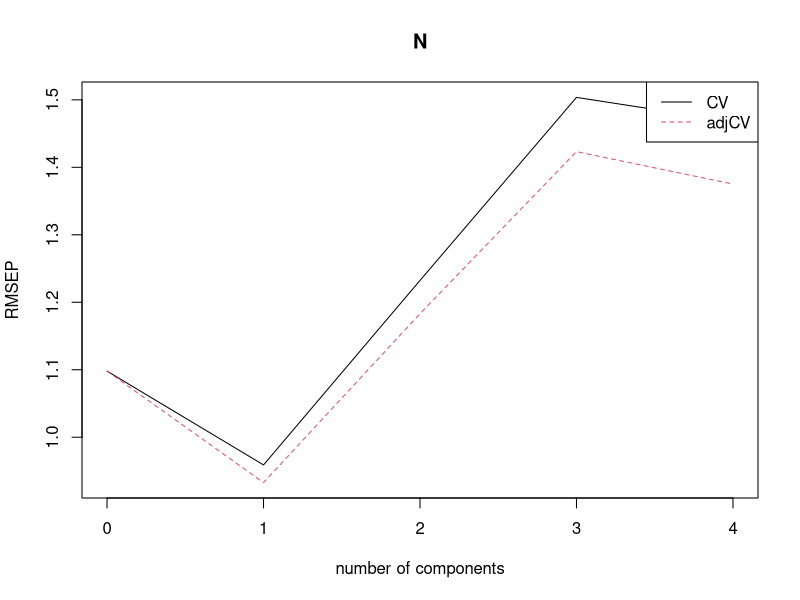
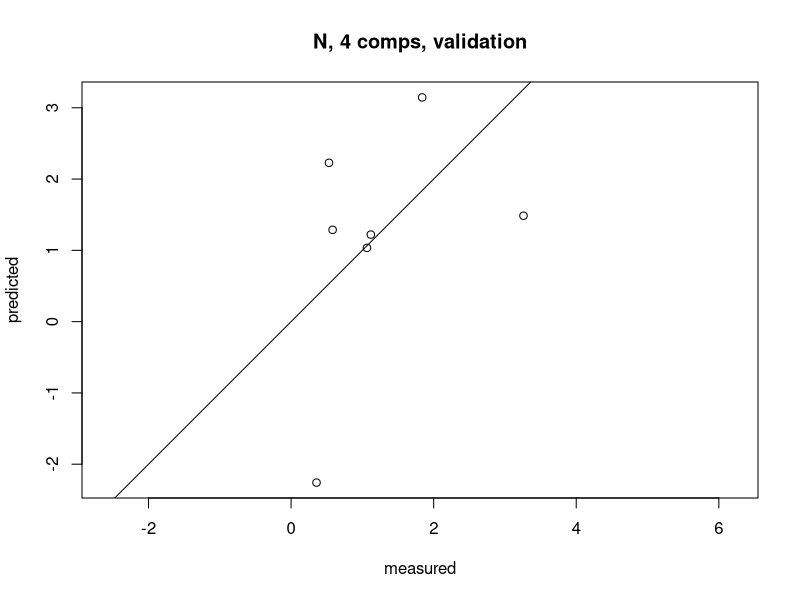
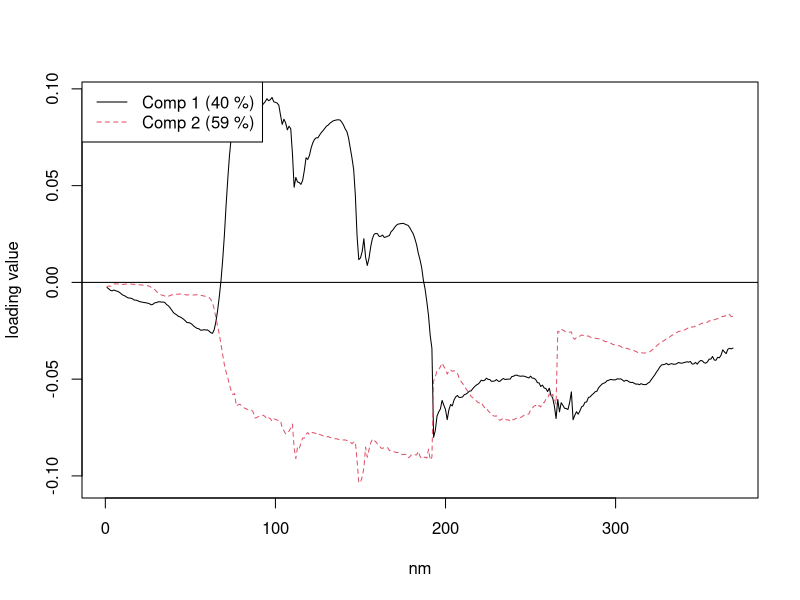
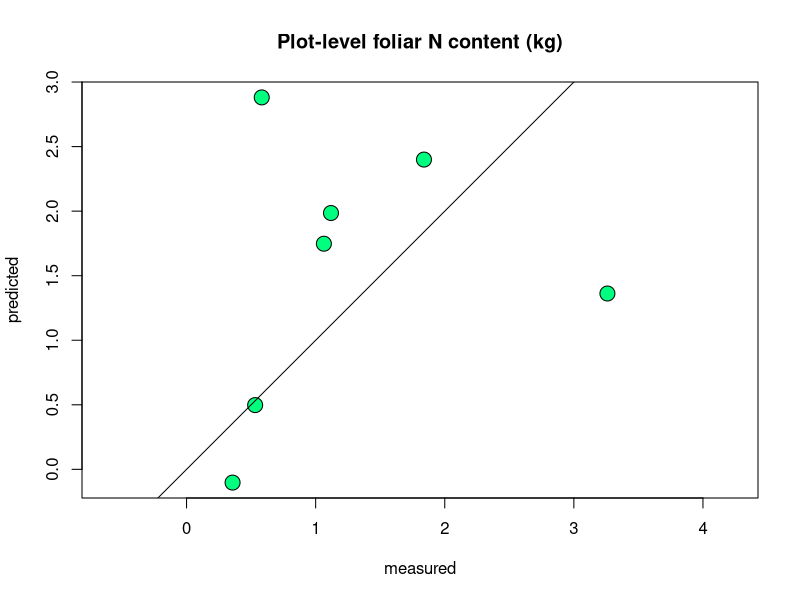

Write R code to recreate these figures, in order. (Note: this script raises an error after producing the figures.)
## ---- chunk 1

library(pls)

# load sample data

data("gasoline")

## ---- chunk 2

hs_refl <- read.csv("output-data/plot_mean_reflectance.csv")

## ---- chunk 3

n_kg <- read.csv("supplemental_data/osbs_plot_n.csv")
n_kg <- n_kg[,-1]

## ---- chunk 4

df <- merge(n_kg,
            hs_refl,
            by.y="plotID",
            by.x="plot_id",
            all.x=T,
            all.y=F)

plot_refl <- data.frame(df[,6:374])

df.use <- data.frame(N=df$foliar_n_per_tree,
                 refl=I(as.matrix(plot_refl)))

## ---- chunk 5

dTrain <- gasoline[1:50,]
dTest <- gasoline[51:60,]

# test trait groups with neon data


## ---- chunk 6

m1 <- plsr(N ~ refl, data=df.use, ncomp = 4, validation = "LOO")
summary(m1)


plot(RMSEP(m1), legendpos = "topright")

# plot measured vs. predicted
plot(m1, ncomp = 4, asp = 1, line = TRUE)

plot(m1, "loadings", comps = 1:2, legendpos = "topleft", xlab = "nm")
abline(h = 0)

plot(m1, ncomp = 2, asp = 1, line = TRUE,
     main="Plot-level foliar N content (kg)",
     pch=21,
     bg="springgreen",
     cex=2)


## ---- chunk 7

m1_predict <- predict(m1, ncomp = 3, newdata = dTest)

plot(m1_predict ~ dTest$N,
     main="Predicted vs. Observed")
abline(0,1)
